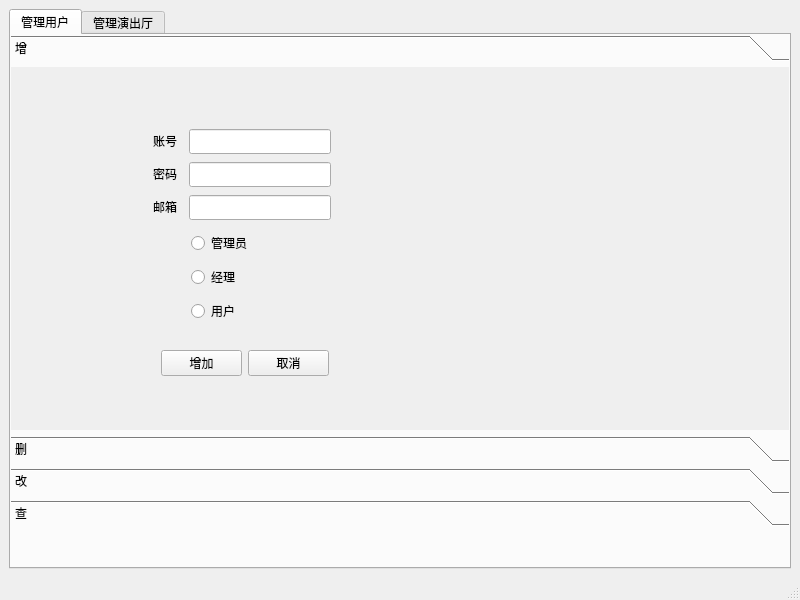
<?xml version="1.0" encoding="UTF-8"?>
<ui version="4.0">
 <class>MainMenu</class>
 <widget class="QMainWindow" name="MainMenu">
  <property name="geometry">
   <rect>
    <x>0</x>
    <y>0</y>
    <width>800</width>
    <height>600</height>
   </rect>
  </property>
  <property name="windowTitle">
   <string>MainWindow</string>
  </property>
  <widget class="QWidget" name="centralwidget">
   <layout class="QHBoxLayout" name="horizontalLayout_2">
    <item>
     <widget class="QTabWidget" name="tabWidget">
      <property name="currentIndex">
       <number>0</number>
      </property>
      <widget class="QWidget" name="widget">
       <attribute name="title">
        <string>管理用户</string>
       </attribute>
       <widget class="QToolBox" name="toolBox">
        <property name="geometry">
         <rect>
          <x>0</x>
          <y>0</y>
          <width>781</width>
          <height>491</height>
         </rect>
        </property>
        <property name="currentIndex">
         <number>0</number>
        </property>
        <widget class="QWidget" name="page">
         <property name="geometry">
          <rect>
           <x>0</x>
           <y>0</y>
           <width>781</width>
           <height>343</height>
          </rect>
         </property>
         <attribute name="label">
          <string>增</string>
         </attribute>
         <widget class="QLineEdit" name="add_userName">
          <property name="geometry">
           <rect>
            <x>178</x>
            <y>62</y>
            <width>142</width>
            <height>25</height>
           </rect>
          </property>
         </widget>
         <widget class="QLineEdit" name="add_userPasswd">
          <property name="geometry">
           <rect>
            <x>178</x>
            <y>95</y>
            <width>142</width>
            <height>25</height>
           </rect>
          </property>
         </widget>
         <widget class="QLineEdit" name="add_userMail">
          <property name="geometry">
           <rect>
            <x>178</x>
            <y>128</y>
            <width>142</width>
            <height>25</height>
           </rect>
          </property>
         </widget>
         <widget class="QLabel" name="label">
          <property name="geometry">
           <rect>
            <x>142</x>
            <y>62</y>
            <width>30</width>
            <height>23</height>
           </rect>
          </property>
          <property name="text">
           <string>账号</string>
          </property>
         </widget>
         <widget class="QLabel" name="label_2">
          <property name="geometry">
           <rect>
            <x>142</x>
            <y>95</y>
            <width>30</width>
            <height>23</height>
           </rect>
          </property>
          <property name="text">
           <string>密码</string>
          </property>
         </widget>
         <widget class="QLabel" name="label_3">
          <property name="geometry">
           <rect>
            <x>142</x>
            <y>128</y>
            <width>30</width>
            <height>23</height>
           </rect>
          </property>
          <property name="text">
           <string>邮箱</string>
          </property>
         </widget>
         <widget class="QWidget" name="layoutWidget_3">
          <property name="geometry">
           <rect>
            <x>150</x>
            <y>280</y>
            <width>168</width>
            <height>33</height>
           </rect>
          </property>
          <layout class="QHBoxLayout" name="horizontalLayout_9">
           <item>
            <widget class="QPushButton" name="add_user_2">
             <property name="text">
              <string>增加</string>
             </property>
            </widget>
           </item>
           <item>
            <widget class="QPushButton" name="add_cancel">
             <property name="text">
              <string>取消</string>
             </property>
            </widget>
           </item>
          </layout>
         </widget>
         <widget class="QWidget" name="">
          <property name="geometry">
           <rect>
            <x>180</x>
            <y>160</y>
            <width>72</width>
            <height>101</height>
           </rect>
          </property>
          <layout class="QVBoxLayout" name="verticalLayout">
           <item>
            <widget class="QRadioButton" name="add_root">
             <property name="text">
              <string>管理员</string>
             </property>
            </widget>
           </item>
           <item>
            <widget class="QRadioButton" name="add_boos">
             <property name="text">
              <string>经理</string>
             </property>
            </widget>
           </item>
           <item>
            <widget class="QRadioButton" name="add_user">
             <property name="text">
              <string>用户</string>
             </property>
            </widget>
           </item>
          </layout>
         </widget>
        </widget>
        <widget class="QWidget" name="page_2">
         <property name="geometry">
          <rect>
           <x>0</x>
           <y>0</y>
           <width>781</width>
           <height>343</height>
          </rect>
         </property>
         <attribute name="label">
          <string>删</string>
         </attribute>
         <widget class="QWidget" name="layoutWidget_4">
          <property name="geometry">
           <rect>
            <x>70</x>
            <y>80</y>
            <width>168</width>
            <height>33</height>
           </rect>
          </property>
          <layout class="QHBoxLayout" name="horizontalLayout_11">
           <item>
            <widget class="QPushButton" name="delete_user">
             <property name="text">
              <string>删除</string>
             </property>
            </widget>
           </item>
           <item>
            <widget class="QPushButton" name="delete_cancel">
             <property name="text">
              <string>取消</string>
             </property>
            </widget>
           </item>
          </layout>
         </widget>
         <widget class="QWidget" name="">
          <property name="geometry">
           <rect>
            <x>70</x>
            <y>20</y>
            <width>180</width>
            <height>27</height>
           </rect>
          </property>
          <layout class="QHBoxLayout" name="horizontalLayout">
           <item>
            <widget class="QLabel" name="label_4">
             <property name="text">
              <string>账号</string>
             </property>
            </widget>
           </item>
           <item>
            <widget class="QLineEdit" name="delete_userName"/>
           </item>
          </layout>
         </widget>
        </widget>
        <widget class="QWidget" name="page_4">
         <attribute name="label">
          <string>改</string>
         </attribute>
         <widget class="QWidget" name="">
          <property name="geometry">
           <rect>
            <x>60</x>
            <y>140</y>
            <width>168</width>
            <height>33</height>
           </rect>
          </property>
          <layout class="QHBoxLayout" name="horizontalLayout_5">
           <item>
            <widget class="QPushButton" name="modify_user">
             <property name="text">
              <string>修改</string>
             </property>
            </widget>
           </item>
           <item>
            <widget class="QPushButton" name="modify_cancel">
             <property name="text">
              <string>取消</string>
             </property>
            </widget>
           </item>
          </layout>
         </widget>
         <widget class="QWidget" name="">
          <property name="geometry">
           <rect>
            <x>60</x>
            <y>10</y>
            <width>182</width>
            <height>95</height>
           </rect>
          </property>
          <layout class="QVBoxLayout" name="verticalLayout_2">
           <item>
            <layout class="QHBoxLayout" name="horizontalLayout_3">
             <item>
              <widget class="QLabel" name="label_5">
               <property name="text">
                <string>账号</string>
               </property>
              </widget>
             </item>
             <item>
              <widget class="QLineEdit" name="modify_userName"/>
             </item>
            </layout>
           </item>
           <item>
            <layout class="QHBoxLayout" name="horizontalLayout_4">
             <item>
              <widget class="QLabel" name="label_6">
               <property name="text">
                <string>密码</string>
               </property>
              </widget>
             </item>
             <item>
              <widget class="QLineEdit" name="modify_userPasswd"/>
             </item>
            </layout>
           </item>
           <item>
            <layout class="QHBoxLayout" name="horizontalLayout_6">
             <item>
              <widget class="QLabel" name="label_8">
               <property name="text">
                <string>邮箱</string>
               </property>
              </widget>
             </item>
             <item>
              <widget class="QLineEdit" name="modify_userMail"/>
             </item>
            </layout>
           </item>
          </layout>
         </widget>
        </widget>
        <widget class="QWidget" name="page_3">
         <attribute name="label">
          <string>查</string>
         </attribute>
         <widget class="QWidget" name="layoutWidget">
          <property name="geometry">
           <rect>
            <x>70</x>
            <y>10</y>
            <width>180</width>
            <height>27</height>
           </rect>
          </property>
          <layout class="QHBoxLayout" name="horizontalLayout_7">
           <item>
            <widget class="QLabel" name="label_7">
             <property name="text">
              <string>账号</string>
             </property>
            </widget>
           </item>
           <item>
            <widget class="QLineEdit" name="select_userName"/>
           </item>
          </layout>
         </widget>
         <widget class="QWidget" name="layoutWidget_2">
          <property name="geometry">
           <rect>
            <x>290</x>
            <y>10</y>
            <width>168</width>
            <height>33</height>
           </rect>
          </property>
          <layout class="QHBoxLayout" name="horizontalLayout_8">
           <item>
            <widget class="QPushButton" name="select_user">
             <property name="text">
              <string>查询</string>
             </property>
            </widget>
           </item>
           <item>
            <widget class="QPushButton" name="select_cancel">
             <property name="text">
              <string>取消</string>
             </property>
            </widget>
           </item>
          </layout>
         </widget>
         <widget class="QTextEdit" name="select_text">
          <property name="geometry">
           <rect>
            <x>60</x>
            <y>70</y>
            <width>461</width>
            <height>271</height>
           </rect>
          </property>
          <property name="html">
           <string>&lt;!DOCTYPE HTML PUBLIC &quot;-//W3C//DTD HTML 4.0//EN&quot; &quot;http://www.w3.org/TR/REC-html40/strict.dtd&quot;&gt;
&lt;html&gt;&lt;head&gt;&lt;meta name=&quot;qrichtext&quot; content=&quot;1&quot; /&gt;&lt;style type=&quot;text/css&quot;&gt;
p, li { white-space: pre-wrap; }
&lt;/style&gt;&lt;/head&gt;&lt;body style=&quot; font-family:'Ubuntu'; font-size:11pt; font-weight:400; font-style:normal;&quot;&gt;
&lt;p style=&quot;-qt-paragraph-type:empty; margin-top:0px; margin-bottom:0px; margin-left:0px; margin-right:0px; -qt-block-indent:0; text-indent:0px;&quot;&gt;&lt;br /&gt;&lt;/p&gt;&lt;/body&gt;&lt;/html&gt;</string>
          </property>
         </widget>
        </widget>
       </widget>
      </widget>
      <widget class="QWidget" name="widget_2">
       <attribute name="title">
        <string>管理演出厅</string>
       </attribute>
       <widget class="QToolBox" name="toolBox_2">
        <property name="geometry">
         <rect>
          <x>7</x>
          <y>-1</y>
          <width>771</width>
          <height>501</height>
         </rect>
        </property>
        <property name="currentIndex">
         <number>0</number>
        </property>
        <widget class="QWidget" name="page_5">
         <property name="geometry">
          <rect>
           <x>0</x>
           <y>0</y>
           <width>771</width>
           <height>353</height>
          </rect>
         </property>
         <attribute name="label">
          <string>增</string>
         </attribute>
         <widget class="QPushButton" name="add_room">
          <property name="geometry">
           <rect>
            <x>154</x>
            <y>120</y>
            <width>80</width>
            <height>31</height>
           </rect>
          </property>
          <property name="text">
           <string>增加</string>
          </property>
         </widget>
         <widget class="QLineEdit" name="add_roomCol">
          <property name="geometry">
           <rect>
            <x>187</x>
            <y>77</y>
            <width>142</width>
            <height>25</height>
           </rect>
          </property>
         </widget>
         <widget class="QLineEdit" name="add_roomName">
          <property name="geometry">
           <rect>
            <x>187</x>
            <y>11</y>
            <width>142</width>
            <height>25</height>
           </rect>
          </property>
         </widget>
         <widget class="QPushButton" name="add_roomcancel">
          <property name="geometry">
           <rect>
            <x>240</x>
            <y>120</y>
            <width>80</width>
            <height>31</height>
           </rect>
          </property>
          <property name="text">
           <string>取消</string>
          </property>
         </widget>
         <widget class="QLabel" name="label_9">
          <property name="geometry">
           <rect>
            <x>151</x>
            <y>44</y>
            <width>30</width>
            <height>23</height>
           </rect>
          </property>
          <property name="text">
           <string>行数</string>
          </property>
         </widget>
         <widget class="QLineEdit" name="add_roomRow">
          <property name="geometry">
           <rect>
            <x>187</x>
            <y>44</y>
            <width>142</width>
            <height>25</height>
           </rect>
          </property>
         </widget>
         <widget class="QLabel" name="label_10">
          <property name="geometry">
           <rect>
            <x>110</x>
            <y>11</y>
            <width>81</width>
            <height>23</height>
           </rect>
          </property>
          <property name="text">
           <string>演出厅名称</string>
          </property>
         </widget>
         <widget class="QLabel" name="label_11">
          <property name="geometry">
           <rect>
            <x>151</x>
            <y>77</y>
            <width>30</width>
            <height>23</height>
           </rect>
          </property>
          <property name="text">
           <string>列数</string>
          </property>
         </widget>
        </widget>
        <widget class="QWidget" name="page_7">
         <attribute name="label">
          <string>删</string>
         </attribute>
         <widget class="QLineEdit" name="delete_roomName">
          <property name="geometry">
           <rect>
            <x>230</x>
            <y>30</y>
            <width>142</width>
            <height>25</height>
           </rect>
          </property>
         </widget>
         <widget class="QLabel" name="label_12">
          <property name="geometry">
           <rect>
            <x>143</x>
            <y>30</y>
            <width>81</width>
            <height>25</height>
           </rect>
          </property>
          <property name="text">
           <string>演出厅名称</string>
          </property>
         </widget>
         <widget class="QPushButton" name="delete_room">
          <property name="geometry">
           <rect>
            <x>204</x>
            <y>80</y>
            <width>80</width>
            <height>31</height>
           </rect>
          </property>
          <property name="text">
           <string>删除</string>
          </property>
         </widget>
         <widget class="QPushButton" name="delete_roomcancel">
          <property name="geometry">
           <rect>
            <x>290</x>
            <y>80</y>
            <width>80</width>
            <height>31</height>
           </rect>
          </property>
          <property name="text">
           <string>取消</string>
          </property>
         </widget>
        </widget>
        <widget class="QWidget" name="page_8">
         <attribute name="label">
          <string>改</string>
         </attribute>
         <widget class="QPushButton" name="update_room">
          <property name="geometry">
           <rect>
            <x>190</x>
            <y>180</y>
            <width>80</width>
            <height>31</height>
           </rect>
          </property>
          <property name="text">
           <string>修改</string>
          </property>
         </widget>
         <widget class="QPushButton" name="update_roomcancel">
          <property name="geometry">
           <rect>
            <x>276</x>
            <y>180</y>
            <width>80</width>
            <height>31</height>
           </rect>
          </property>
          <property name="text">
           <string>取消</string>
          </property>
         </widget>
         <widget class="QWidget" name="layoutWidget_13">
          <property name="geometry">
           <rect>
            <x>190</x>
            <y>50</y>
            <width>182</width>
            <height>95</height>
           </rect>
          </property>
          <layout class="QVBoxLayout" name="verticalLayout_5">
           <item>
            <layout class="QHBoxLayout" name="horizontalLayout_25">
             <item>
              <widget class="QLabel" name="label_29">
               <property name="text">
                <string>名称</string>
               </property>
              </widget>
             </item>
             <item>
              <widget class="QLineEdit" name="update_roomName"/>
             </item>
            </layout>
           </item>
           <item>
            <layout class="QHBoxLayout" name="horizontalLayout_26">
             <item>
              <widget class="QLabel" name="label_30">
               <property name="text">
                <string>row</string>
               </property>
              </widget>
             </item>
             <item>
              <widget class="QLineEdit" name="update_roomRow"/>
             </item>
            </layout>
           </item>
           <item>
            <layout class="QHBoxLayout" name="horizontalLayout_27">
             <item>
              <widget class="QLabel" name="label_31">
               <property name="text">
                <string>col</string>
               </property>
              </widget>
             </item>
             <item>
              <widget class="QLineEdit" name="update_roomCol"/>
             </item>
            </layout>
           </item>
          </layout>
         </widget>
        </widget>
        <widget class="QWidget" name="page_6">
         <property name="geometry">
          <rect>
           <x>0</x>
           <y>0</y>
           <width>771</width>
           <height>353</height>
          </rect>
         </property>
         <attribute name="label">
          <string>查</string>
         </attribute>
         <widget class="QWidget" name="layoutWidget_14">
          <property name="geometry">
           <rect>
            <x>80</x>
            <y>20</y>
            <width>180</width>
            <height>27</height>
           </rect>
          </property>
          <layout class="QHBoxLayout" name="horizontalLayout_28">
           <item>
            <widget class="QLabel" name="label_32">
             <property name="text">
              <string>name</string>
             </property>
            </widget>
           </item>
           <item>
            <widget class="QLineEdit" name="select_roomName"/>
           </item>
          </layout>
         </widget>
         <widget class="QWidget" name="layoutWidget_15">
          <property name="geometry">
           <rect>
            <x>320</x>
            <y>20</y>
            <width>168</width>
            <height>33</height>
           </rect>
          </property>
          <layout class="QHBoxLayout" name="horizontalLayout_29">
           <item>
            <widget class="QPushButton" name="select_room">
             <property name="text">
              <string>查询</string>
             </property>
            </widget>
           </item>
           <item>
            <widget class="QPushButton" name="select_roomcancel">
             <property name="text">
              <string>取消</string>
             </property>
            </widget>
           </item>
          </layout>
         </widget>
         <widget class="QTextEdit" name="select_roomText">
          <property name="geometry">
           <rect>
            <x>60</x>
            <y>70</y>
            <width>461</width>
            <height>271</height>
           </rect>
          </property>
          <property name="html">
           <string>&lt;!DOCTYPE HTML PUBLIC &quot;-//W3C//DTD HTML 4.0//EN&quot; &quot;http://www.w3.org/TR/REC-html40/strict.dtd&quot;&gt;
&lt;html&gt;&lt;head&gt;&lt;meta name=&quot;qrichtext&quot; content=&quot;1&quot; /&gt;&lt;style type=&quot;text/css&quot;&gt;
p, li { white-space: pre-wrap; }
&lt;/style&gt;&lt;/head&gt;&lt;body style=&quot; font-family:'Ubuntu'; font-size:11pt; font-weight:400; font-style:normal;&quot;&gt;
&lt;p style=&quot;-qt-paragraph-type:empty; margin-top:0px; margin-bottom:0px; margin-left:0px; margin-right:0px; -qt-block-indent:0; text-indent:0px;&quot;&gt;&lt;br /&gt;&lt;/p&gt;&lt;/body&gt;&lt;/html&gt;</string>
          </property>
         </widget>
        </widget>
       </widget>
      </widget>
     </widget>
    </item>
   </layout>
  </widget>
  <widget class="QMenuBar" name="menubar">
   <property name="geometry">
    <rect>
     <x>0</x>
     <y>0</y>
     <width>800</width>
     <height>28</height>
    </rect>
   </property>
  </widget>
  <widget class="QStatusBar" name="statusbar"/>
 </widget>
 <resources/>
 <connections/>
</ui>
